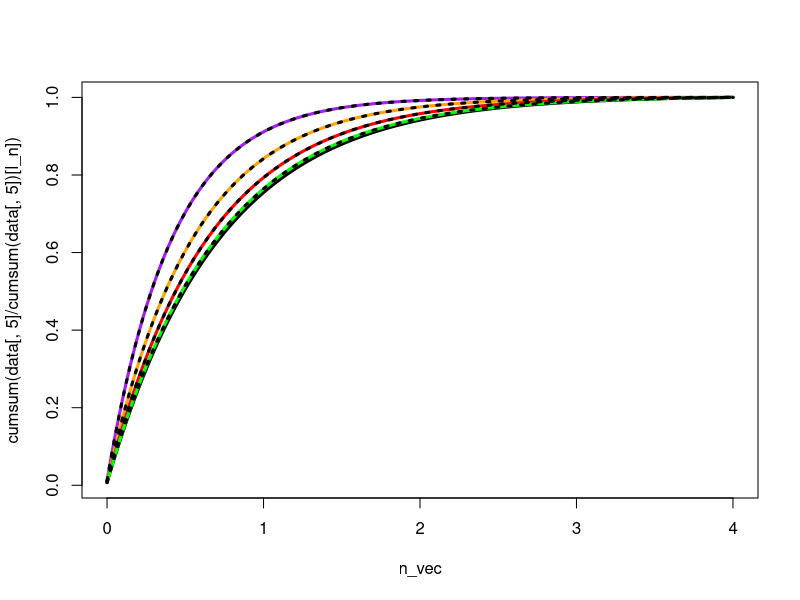
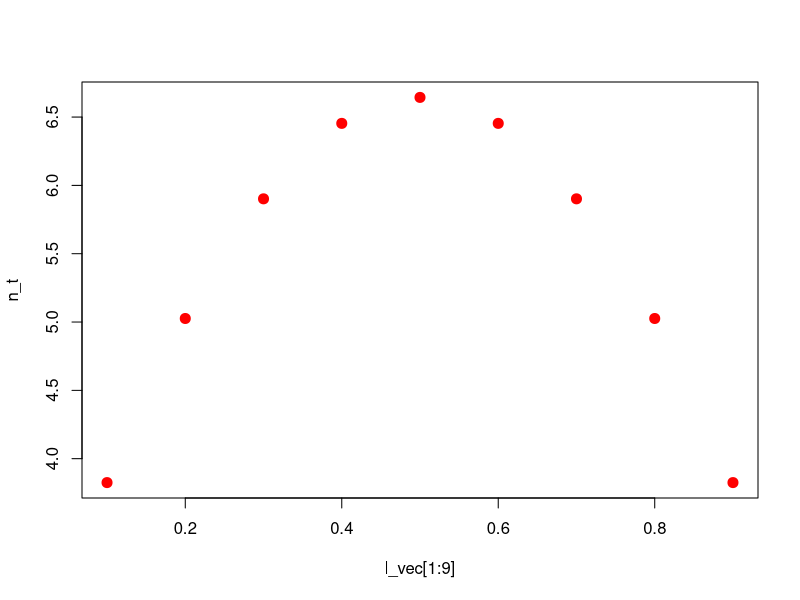

The R script that drew these images, in order:
test = function(l, n){
  return((l*(1-l))^n)
}

n_thresh = function(L, l){
  return(log(L)/(log(l)+log(1-l)))
}

#Initialize the matrix
l_vec = 0.1*seq(10)
n_vec = seq(from= 0, to = 4, by = 0.005)
l_n = length(n_vec)
data = matrix(data = 0, nrow = l_n, ncol = 10)
#Populate the matrix
for (j in seq(length(l_vec))){
  for (i in seq(length(n_vec))){
    data[i, j] = test(l_vec[j], n_vec[i])
  }
}


plot(n_vec, cumsum(data[,5]/cumsum(data[,5])[l_n]), type = 'l', lwd = 3)
points(n_vec, cumsum(data[,1]/cumsum(data[,1])[l_n]), type = 'l', lwd = 3, col = 'purple')
points(n_vec, cumsum(data[,2]/cumsum(data[,2])[l_n]), type = 'l', lwd = 3, col = 'orange')
points(n_vec, cumsum(data[,3]/cumsum(data[,3])[l_n]), type = 'l', lwd = 3, col = 'red')
points(n_vec, cumsum(data[,4]/cumsum(data[,4])[l_n]), type = 'l', lwd = 3, col = 'green')
points(n_vec, cumsum(data[,6]/cumsum(data[,6])[l_n]), type = 'l', lwd = 3, lty = 'dotted')
points(n_vec, cumsum(data[,7]/cumsum(data[,7])[l_n]), type = 'l', lwd = 3, lty = 'dotted')
points(n_vec, cumsum(data[,8]/cumsum(data[,8])[l_n]), type = 'l', lwd = 3, lty = 'dotted')
points(n_vec, cumsum(data[,9]/cumsum(data[,9])[l_n]), type = 'l', lwd = 3,  lty = 'dotted')


n_t = n_thresh(L = 1e-4, l = l_vec[1:9])
plot(l_vec[1:9], n_t, pch = 20, cex = 2, col = 'red')
